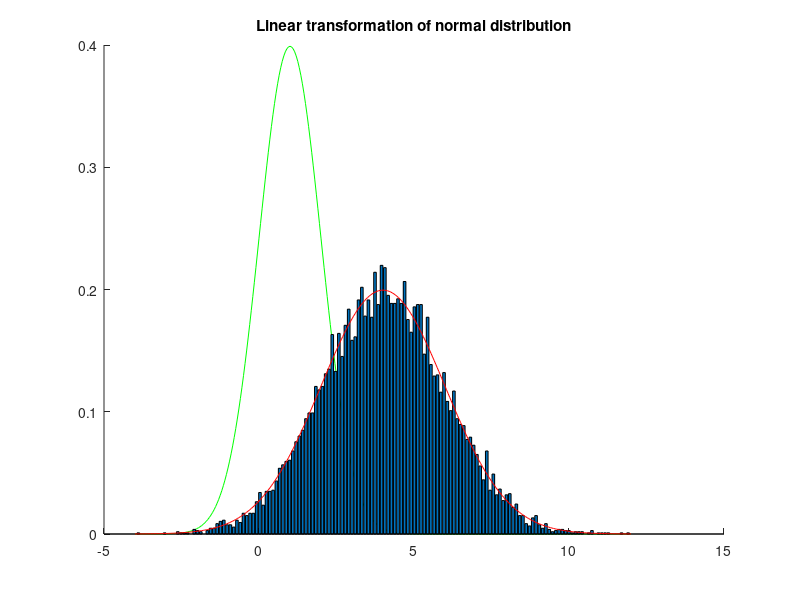
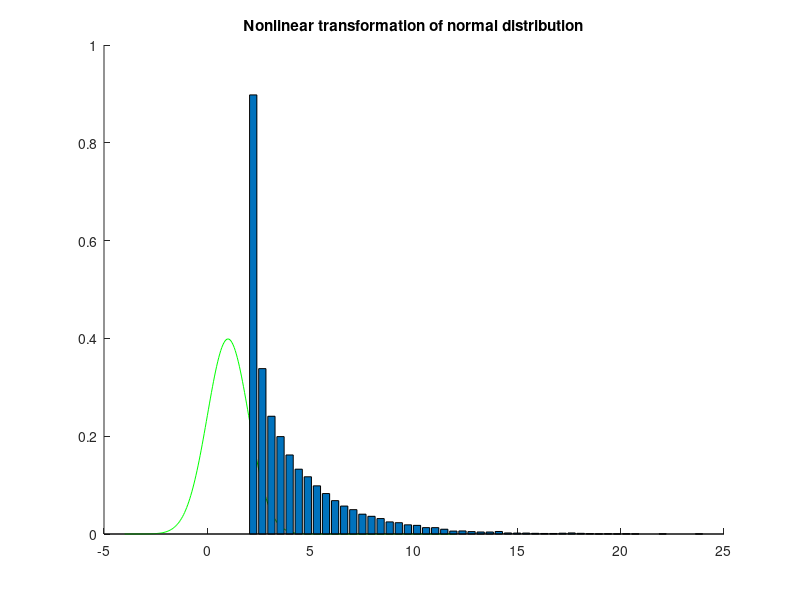

The MATLAB source for these figures, in order:
clear all
close all
figure
mu=1; sigma=1;
n_sample = 1000;
sample = randn(n_sample ,10)*sigma+mu;
hold on
x=-4:0.05:12;
plot(x,normpdf(x,1,1),'green');
y=sample*2 + 2;
[N,b]=hist(y,150);
bar(b,N/trapz(b,N));
plot(x,normpdf(x,4,sqrt(4)),'red');
title('Linear transformation of normal distribution');
hold off

figure
mu=1; sigma=1;
n_sample = 1000;
sample= randn(1000,10)*sigma+mu;
hold on
x=-4:0.05:12;
plot(x,normpdf(x,1,1),'green');
y=sample.^2 + 2;
[N,b]=hist(y,50);
bar(b,N/trapz(b,N));
title('Nonlinear transformation of normal distribution');
hold off
